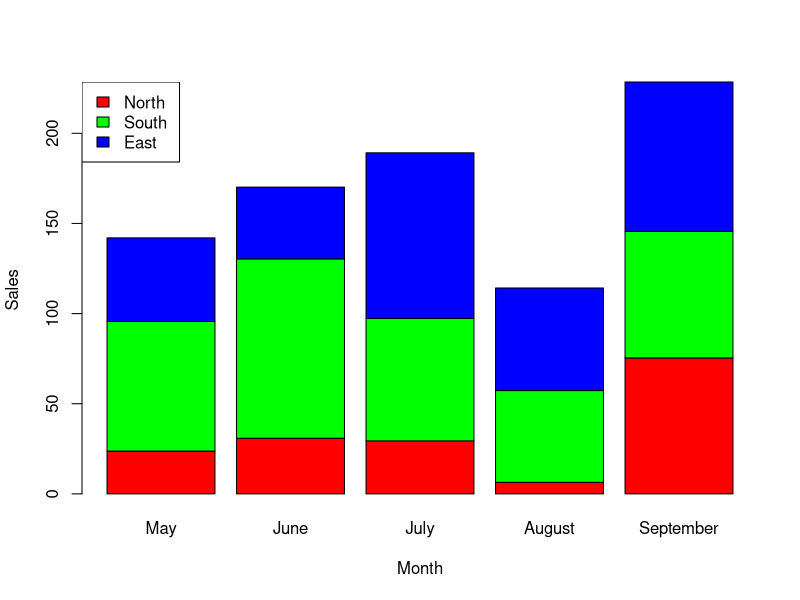
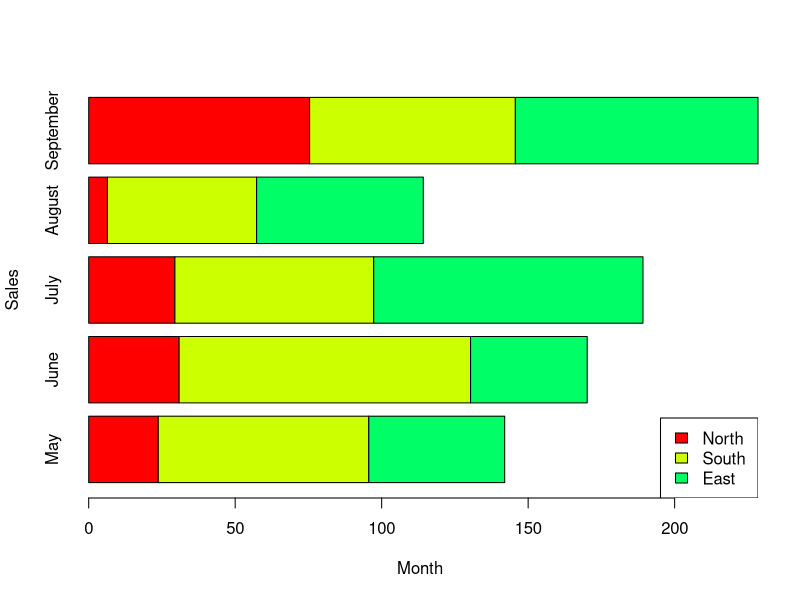
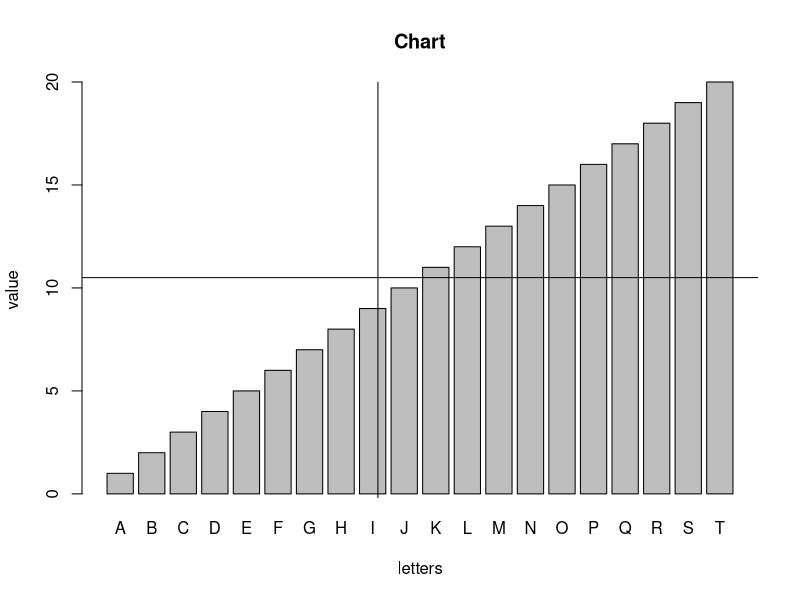
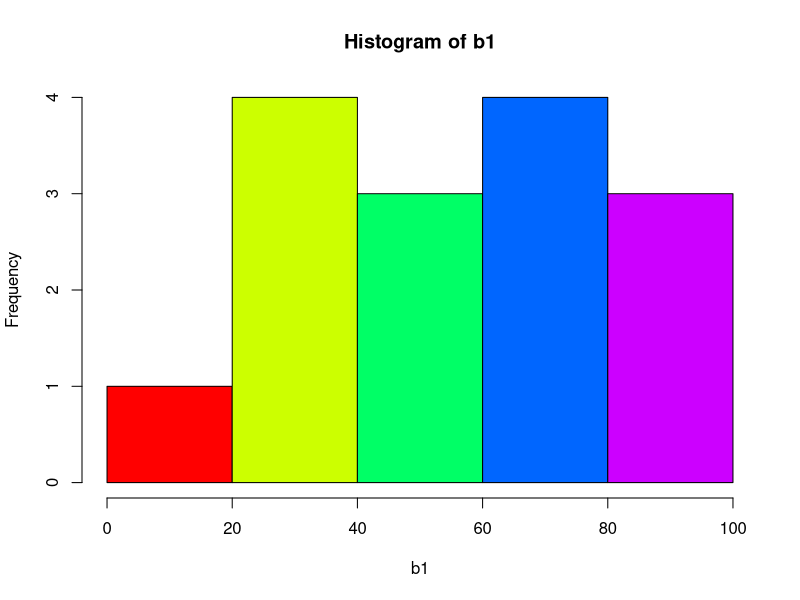
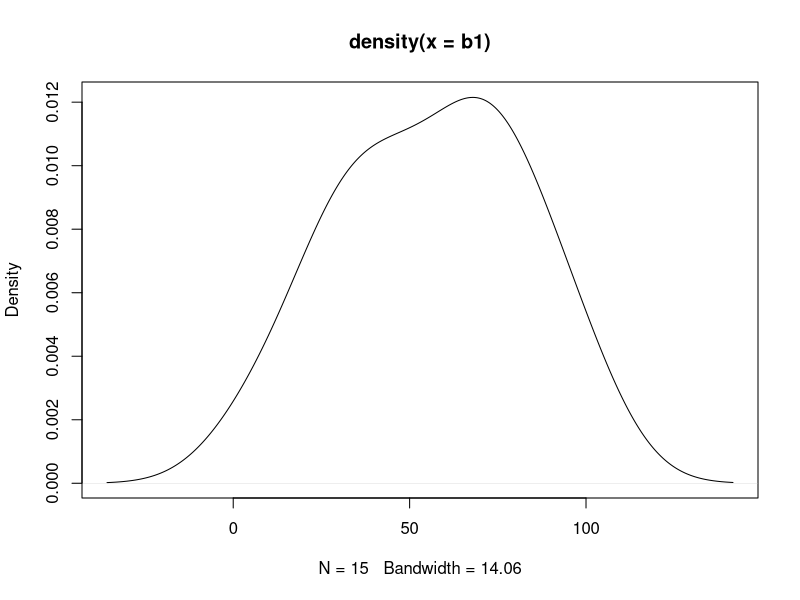
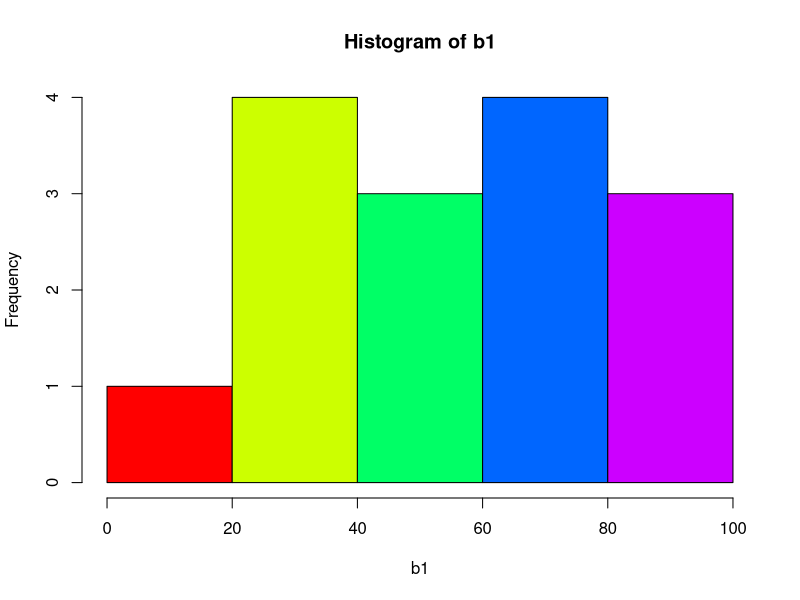

Generate these figures, in order, with R:
# Set terminal width
options("width" = 500)

# Random numbers
b1 <- runif(15, 1, 100)
m1 <- matrix(b1, ncol = 5)

rownames(m1) <- c("North", "South ", "East")
colnames(m1) <- c("May", "June", "July", "August", "September")

# Define colors
color <- c("red", "green", "blue")

# Define bar plot
barplot(m1, col = color, xlab = "Month", ylab = "Sales")
# Define legend
legend("topleft", fill = color, rownames(m1))

barplot(m1, col = rainbow(5), xlab = "Month", ylab = "Sales", horiz = TRUE)
legend("bottomright", fill = rainbow(5), rownames(m1))

v1 <- 1:20
y1 <- LETTERS[1:20]
barplot(v1, xlab = "letters", ylab = "value", main = "Chart", names.arg = y1)

# Adding horizontal line
abline(h = mean(v1))

# Adding vertical line
abline(v = mean(v1))

# Histogram
hist(b1, col = rainbow(5))

# Density plot
plot(density(b1))

# Saving file
png(file = "files/sample-histogram.png")
hist(b1, col = rainbow(5))
dev.off()
